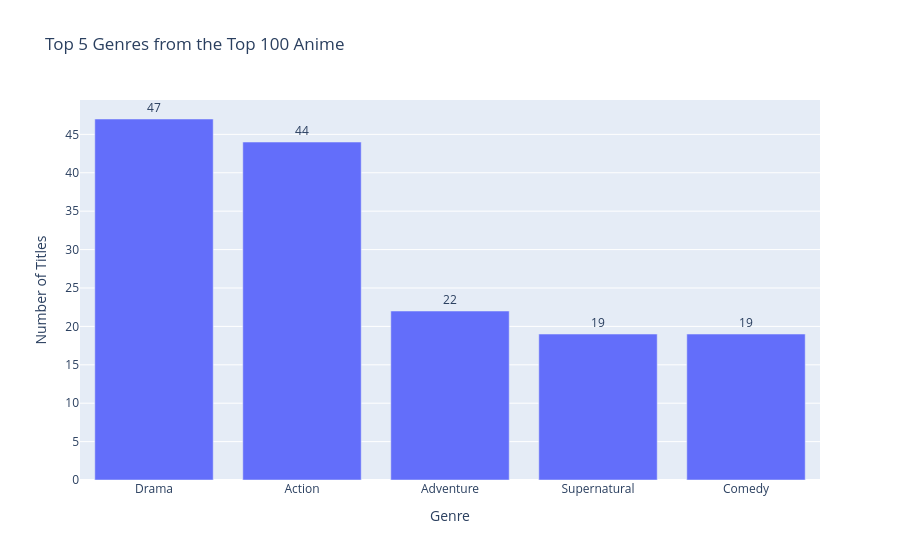

Source (notebook cell):
### Code cell
import plotly.express as px

fig = px.bar(
    top5_genre_names,
    x="genre",
    y="count",
    title="Top 5 Genres from the Top 100 Anime",
    labels={"genre": "Genre", "count": "Number of Titles"},
    text="count",
)

fig.update_traces(textposition="outside")
fig.update_layout(xaxis_title="Genre", yaxis_title="Number of Titles")
fig.show()

### Figure 1 — Plotly figure (JSON) as saved in the notebook; plotly's stock layout.template omitted (floating-point values rounded to 4 significant figures)
{"data": [{"hovertemplate": "Genre=%{x}<br>Number of Titles=%{text}<extra></extra>", "legendgroup": "", "marker": {"color": "#636efa", "pattern": {"shape": ""}}, "name": "", "orientation": "v", "showlegend": false, "text": [47.0, 44.0, 22.0, 19.0, 19.0], "textposition": "outside", "type": "bar", "x": ["Drama", "Action", "Adventure", "Supernatural", "Comedy"], "xaxis": "x", "y": [47, 44, 22, 19, 19], "yaxis": "y"}], "layout": {"barmode": "relative", "legend": {"tracegroupgap": 0}, "title": {"text": "Top 5 Genres from the Top 100 Anime"}, "xaxis": {"anchor": "y", "domain": [0, 1], "title": {"text": "Genre"}}, "yaxis": {"anchor": "x", "domain": [0, 1], "title": {"text": "Number of Titles"}}}}
